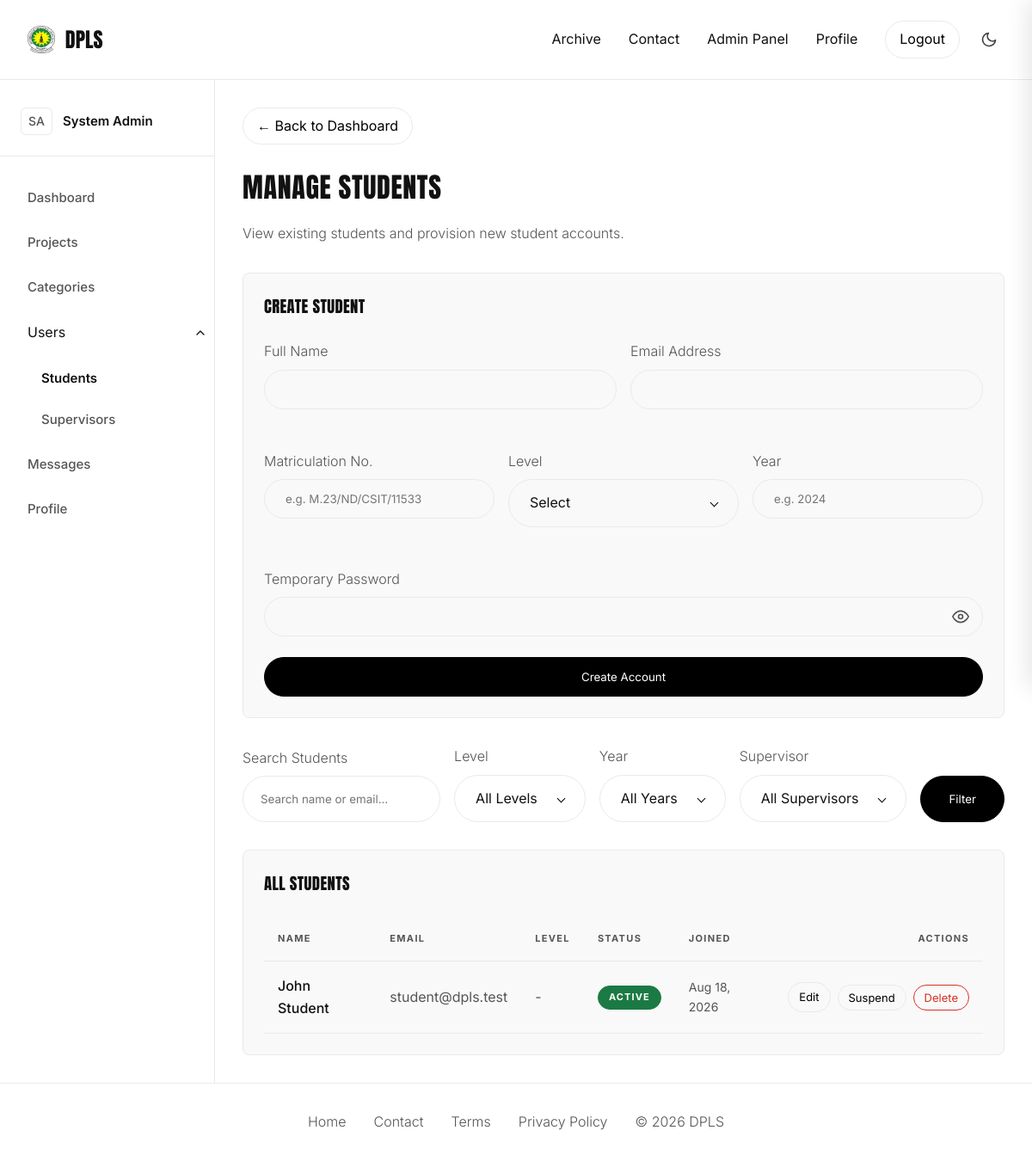
The app's page /admin/students.php (signed in) with its own data.
### tables this page shows
CREATE TABLE IF NOT EXISTS users (
    id INT AUTO_INCREMENT PRIMARY KEY,
    name VARCHAR(255) NOT NULL,
    email VARCHAR(255) UNIQUE NOT NULL,
    password_hash VARCHAR(255) NOT NULL,
    role ENUM('admin', 'supervisor', 'student') NOT NULL,
    status ENUM('active', 'suspended') DEFAULT 'active',
    level VARCHAR(50) DEFAULT NULL,
    mat_no VARCHAR(100) DEFAULT NULL,
    year INT DEFAULT NULL,
    created_at TIMESTAMP DEFAULT CURRENT_TIMESTAMP
);

### helpers/utils.php (called while the page is built, shortened)
<?php
function h($string) {
    return htmlspecialchars($string ?? '', ENT_QUOTES, 'UTF-8');
}

### admin/students.php (the view, shortened to what this page needs)
<?php
global $pdo;
$q = trim($_GET['q'] ?? '');
$query = "SELECT DISTINCT u.id, u.name, u.email, u.status, u.created_at, u.level FROM users u ";
$params = [];
$query .= " WHERE u.role = 'student' ";
$query .= " ORDER BY u.created_at DESC";
$stmt = $pdo->prepare($query);
$stmt->execute($params);
$users = $stmt->fetchAll();
require_once __DIR__ . '/../components/header.php';
?>
<div class="mb-4">
    <a href="dashboard.php" class="btn btn-outline mb-3" style="padding: 8px 16px;">&larr; Back to Dashboard</a>
    <h1>Manage Students</h1>
    <p class="subtext">View existing students and provision new student accounts.</p>
</div>
<div class="grid-auto-fit mb-4">
    <div class="panel">
        <h3 class="mb-3">Create Student</h3>
        <form method="POST" action="">
            <div style="display: grid; grid-template-columns: 1fr 1fr; gap: 16px;">
                <div class="mb-3">
                    <label class="label mb-1" style="display:block;">Full Name</label>
                    <input type="text" name="name" required>
                </div>
                <div class="mb-3">
                    <label class="label mb-1" style="display:block;">Email Address</label>
                    <input type="email" name="email" required>
                </div>
            </div>
            <div style="display: grid; grid-template-columns: 1fr 1fr 1fr; gap: 16px;">
                <div class="mb-3">
                    <label class="label mb-1" style="display:block;">Matriculation No.</label>
                    <input type="text" name="mat_no" placeholder="e.g. M.23/ND/CSIT/11533" required>
                </div>
                <div class="mb-3">
                    <label class="label mb-1" style="display:block;">Level</label>
                </div>
                <div class="mb-3">
                    <label class="label mb-1" style="display:block;">Year</label>
                    <input type="number" name="year" placeholder="e.g. 2024" required>
                </div>
            </div>
            <div class="mb-3">
                <label class="label mb-1" style="display:block;">Temporary Password</label>
                <input type="password" name="password" required minlength="8">
            </div>
            <button type="submit" style="width: 100%;">Create Account</button>
        </form>
    </div>
</div>
<form method="GET" action="" class="mb-4 filter-form" style="display: flex; flex-wrap: wrap; gap: 16px; align-items: end;">
    <div style="flex: 1; min-width: 200px;">
        <label class="label mb-1" style="display:block;">Search Students</label>
        <input type="text" name="q" value="<?= h($q) ?>" placeholder="Search name or email..." style="margin-bottom: 0; height: 54px; padding: 0 20px; box-sizing: border-box; width: 100%;">
    </div>
    <div style="min-width: 120px;">
        <label class="label mb-1" style="display:block;">Level</label>
    </div>
    <div style="min-width: 120px;">
        <label class="label mb-1" style="display:block;">Year</label>
    </div>
    <div style="min-width: 150px;">
        <label class="label mb-1" style="display:block;">Supervisor</label>
    </div>
    <button type="submit" class="btn" style="height: 54px; padding: 0 32px; margin-bottom: 0; display: inline-flex; align-items: center; justify-content: center; box-sizing: border-box;">Filter</button>
</form>
<div class="panel">
    <h3 class="mb-3">All Students</h3>
    <?php if (empty($users)): ?>
        <?= render_empty_state("No Students Found", "There are currently no student accounts.") ?>
    <?php else: ?>
        <div style="overflow-x: auto;">
            <table style="width: 100%; text-align: left; border-collapse: collapse;">
                <thead>
                    <tr style="border-bottom: 1px solid var(--line);">
                        <th style="padding: 12px 8px;" class="eyebrow">Name</th>
                        <th style="padding: 12px 8px;" class="eyebrow">Email</th>
                        <th style="padding: 12px 8px;" class="eyebrow">Level</th>
                        <th style="padding: 12px 8px;" class="eyebrow">Status</th>
                        <th style="padding: 12px 8px;" class="eyebrow">Joined</th>
                        <th style="padding: 12px 8px; text-align: right;" class="eyebrow">Actions</th>
                    </tr>
                </thead>
                <tbody>
                    <?php foreach ($users as $user): ?>
                        <tr style="border-bottom: 1px solid var(--line);">
                            <td style="padding: 16px 8px; font-weight: 500;"><?= h($user['name']) ?></td>
                            <td style="padding: 16px 8px; color: var(--text-secondary);"><?= h($user['email']) ?></td>
                            <td style="padding: 16px 8px; color: var(--text-secondary);"><?= h($user['level'] ?? '-') ?></td>
                            <td style="padding: 16px 8px;">
                                <?php if ($user['status'] === 'active'): ?>
                                    <span class="badge" style="background: var(--success); color: white; border-color: var(--success);">Active</span>
                                <?php else: ?>
                                    <span class="badge" style="background: var(--danger); color: white; border-color: var(--danger);">Suspended</span>
                                <?php endif; ?>
                            </td>
                            <td style="padding: 16px 8px; color: var(--text-secondary); font-size: 14px;"><?= date('M j, Y', strtotime($user['created_at'])) ?></td>
                            <td style="padding: 16px 8px; text-align: right;">
                                <div style="display: flex; gap: 8px; justify-content: flex-end; align-items: center;">
                                    <a href="user_edit.php?id=<?= $user['id'] ?>" class="btn btn-outline" style="padding: 6px 12px; font-size: 13px;">Edit</a>
                                    <form method="POST" action="" style="margin: 0;">
                                        <?php if ($user['status'] === 'active'): ?>
                                            <button type="submit" class="btn btn-outline" style="padding: 6px 12px; font-size: 13px;">Suspend</button>
                                        <?php else: ?>
                                            <button type="submit" class="btn btn-outline" style="padding: 6px 12px; font-size: 13px; color: var(--success); border-color: var(--success);">Activate</button>
                                        <?php endif; ?>
                                    </form>
                                    <form method="POST" action="" style="margin: 0;" onsubmit="return confirm('Are you sure you want to permanently delete this user? This cannot be undone.');">
                                        <button type="submit" class="btn btn-outline" style="padding: 6px 12px; font-size: 13px; color: var(--danger); border-color: var(--danger);">Delete</button>
                                    </form>
                                </div>
                            </td>
                        </tr>
                    <?php endforeach; ?>
                </tbody>
            </table>
        </div>
    <?php endif; ?>
</div>
<?php require_once __DIR__ . '/../components/footer.php'; ?>

### assets/css/index.css (style rules this page uses)
:root { --bg: #ffffff; --text-primary: #111111; --text-secondary: #555555; --line: #eaeaea; --panel: #f9f9f9; --accent: #000000; --accent-hover: #333333; --success: #1b7a43; --danger: #d93025; --warning: #b37300; }
* { box-sizing: border-box; margin: 0; padding: 0; font-family: 'Inter', sans-serif; box-shadow: none !important; }
body { background-color: var(--bg); color: var(--text-primary); min-height: 100vh; display: flex; flex-direction: column; }
h1, h2, h3, h4, h5, h6 { font-family: 'Anton', sans-serif; font-weight: 400; text-transform: uppercase; letter-spacing: 0.02em; margin-bottom: 16px; }
p, li, span, div { font-weight: 400; line-height: 1.6; }
.subtext, .label, label, .intro { font-weight: 300; color: var(--text-secondary); }
.eyebrow, .micro-label { font-size: 11px; font-weight: 700; text-transform: uppercase; letter-spacing: 0.12em; color: var(--text-secondary); }
a { text-decoration: none; color: inherit; transition: color 0.2s ease; }
.panel, .card { background: var(--panel); border-radius: 8px; border: 1px solid var(--line); padding: 24px; }
.grid-auto-fit { display: grid; grid-template-columns: repeat(auto-fit, minmax(300px, 1fr)); gap: 32px; }
table { width: 100%; text-align: left; border-collapse: collapse; }
th, td { padding: 16px !important; }
th { white-space: nowrap !important; }
input, textarea, select { width: 100%; padding: 14px 24px; border: 1px solid var(--line); border-radius: 9999px; background: transparent; outline: none; font-family: 'Inter', sans-serif; font-weight: 400; margin-bottom: 24px; transition: border-color 0.2s ease; appearance: none; }
button, .btn { display: inline-block; padding: 14px 32px; border-radius: 9999px; border: 1px solid var(--accent); background: var(--accent); color: var(--bg); font-family: 'Inter', sans-serif; font-weight: 400; text-align: center; white-space: nowrap; cursor: pointer; outline: none; transition: all 0.2s ease; }
.btn-outline { background: transparent; color: var(--accent); border: 1px solid var(--line); }
.badge { display: inline-block; padding: 4px 12px; border-radius: 9999px; font-size: 11px; font-weight: 700; text-transform: uppercase; letter-spacing: 0.1em; border: 1px solid var(--line); }
.mb-1 { margin-bottom: 8px; }
.mb-3 { margin-bottom: 24px; }
.mb-4 { margin-bottom: 32px; }

### records on screen
users: name "John Student", email "student@dpls.test", level "-", status "ACTIVE", created_at "Aug 18, 2026"

### other values on screen
$initials "SA"
$name "System Admin"
$label "Dashboard Projects Categories Messages Profile"
